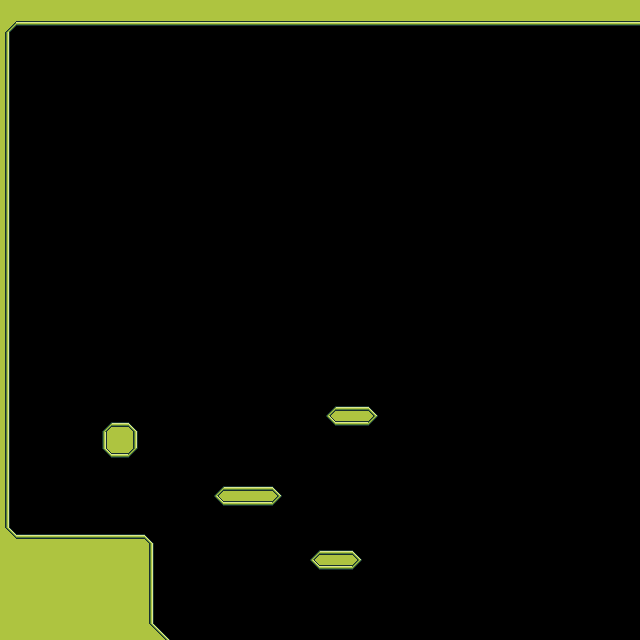

Rendered tile map (Tiled .tmx) drawn with the repository's tilesets; below, a short description and the map source with its tile grids summarised:
An orthogonal 40x40 tile map with 16x16 px tiles, 1 tile layer (main), 2 tilesets and 20 objects (player).

<map version="1.5" tiledversion="1.7.2" orientation="orthogonal" renderorder="right-down" width="40" height="40" tilewidth="16" tileheight="16" infinite="0" nextlayerid="3" nextobjectid="2">
 <editorsettings>
  <export target="../assets/levels/level1.json" format="json" />
 </editorsettings>
 <tileset firstgid="1" name="main" tilewidth="16" tileheight="16" tilecount="48" columns="8">
  <image source="../assets/tilesets/main_tileset.png" width="128" height="80" />
  <tile id="0">
   <properties>
    <property name="collides" type="bool" value="true" />
   </properties>
   <objectgroup draworder="index" id="2">
    <object id="2" x="15.9079" y="6.04655">
     <polygon points="0.155705,-0.0778526 -9.86133,9.96513 0.155705,9.99108" />
    </object>
   </objectgroup>
  </tile>
  <tile id="1">
   <properties>
    <property name="collides" type="bool" value="true" />
   </properties>
   <objectgroup draworder="index" id="2">
    <object id="2" x="0" y="5.9687" width="16.0636" height="10.0689" />
   </objectgroup>
  </tile>
  <tile id="2">
   <properties>
    <property name="collides" type="bool" value="true" />
   </properties>
   <objectgroup draworder="index" id="2">
    <object id="2" x="0.0259509" y="6.0725">
     <polygon points="0,0 9.93918,9.86133 0.0778526,9.93918" />
    </object>
   </objectgroup>
  </tile>
  <tile id="3">
   <properties>
    <property name="collides" type="bool" value="true" />
   </properties>
   <objectgroup draworder="index" id="2">
    <object id="1" x="15.9338" y="9.99108">
     <polygon points="0,0 -5.81299,5.9687 -15.9338,6.00892 -15.9338,-9.99108 0.0661747,-9.99108" />
    </object>
   </objectgroup>
  </tile>
  <tile id="4">
   <properties>
    <property name="collides" type="bool" value="true" />
   </properties>
   <objectgroup draworder="index" id="2">
    <object id="1" x="0.0519017" y="10.1208">
     <polygon points="0,0 5.86489,5.81299 15.9481,5.87917 15.9481,-10.1208 -0.0519017,-10.1208" />
    </object>
   </objectgroup>
  </tile>
  <tile id="5">
   <properties>
    <property name="collides" type="bool" value="true" />
   </properties>
   <objectgroup draworder="index" id="2">
    <object id="1" x="0" y="10.2595">
     <polygon points="0,0 5.83894,5.76109 15.8819,5.73514 15.8041,-10.2765 -0.0519017,-10.2246" />
    </object>
   </objectgroup>
  </tile>
  <tile id="8">
   <properties>
    <property name="collides" type="bool" value="true" />
   </properties>
   <objectgroup draworder="index" id="2">
    <object id="1" x="5.94275" y="0" width="10.0573" height="16" />
   </objectgroup>
  </tile>
  <tile id="9">
   <properties>
    <property name="collides" type="bool" value="true" />
   </properties>
   <objectgroup draworder="index" id="2">
    <object id="1" x="0" y="0" width="16" height="16" />
   </objectgroup>
  </tile>
  <tile id="10">
   <properties>
    <property name="collides" type="bool" value="true" />
   </properties>
   <objectgroup draworder="index" id="2">
    <object id="2" x="0.129754" y="0" width="9.93918" height="16.0117" />
   </objectgroup>
  </tile>
  <tile id="11">
   <properties>
    <property name="collides" type="bool" value="true" />
   </properties>
   <objectgroup draworder="index" id="2">
    <object id="1" x="10.017" y="0.0519017">
     <polygon points="0,0 5.9168,5.94275 5.98297,15.9481 -10.017,15.9481 -10.017,-0.0519017" />
    </object>
   </objectgroup>
  </tile>
  <tile id="12">
   <properties>
    <property name="collides" type="bool" value="false" />
   </properties>
   <objectgroup draworder="index" id="2">
    <object id="1" x="0.103803" y="5.99465">
     <polygon points="0,0 5.76109,-5.99465 15.8962,-5.99465 15.8962,10.0054 -0.103803,10.0054" />
    </object>
   </objectgroup>
  </tile>
  <tile id="13">
   <properties>
    <property name="collides" type="bool" value="true" />
   </properties>
   <objectgroup draworder="index" id="2">
    <object id="1" x="5" y="0" width="11" height="16" />
   </objectgroup>
  </tile>
  <tile id="16">
   <properties>
    <property name="collides" type="bool" value="true" />
   </properties>
   <objectgroup draworder="index" id="2">
    <object id="1" x="6.1244" y="0.0519017">
     <polygon points="0,0 9.88728,9.91323 9.8756,-0.0519017" />
    </object>
   </objectgroup>
  </tile>
  <tile id="17">
   <properties>
    <property name="collides" type="bool" value="true" />
   </properties>
   <objectgroup draworder="index" id="2">
    <object id="2" x="0.0259509" y="0.0259509" width="15.9857" height="10.043" />
   </objectgroup>
  </tile>
  <tile id="18">
   <properties>
    <property name="collides" type="bool" value="true" />
   </properties>
   <objectgroup draworder="index" id="2">
    <object id="2" x="9.99108" y="-0.0259509">
     <polygon points="0,0 -9.96513,10.043 -9.96513,0.0519017" />
    </object>
   </objectgroup>
  </tile>
  <tile id="19">
   <properties>
    <property name="collides" type="bool" value="true" />
   </properties>
   <objectgroup draworder="index" id="2">
    <object id="1" x="0" y="0" width="16" height="16" />
    <object id="2" x="10.043" y="0.103803">
     <polygon points="0,0 5.9168,5.86489 5.95702,15.8962 -10.043,15.8962 -10.043,-0.103803" />
    </object>
   </objectgroup>
  </tile>
  <tile id="20">
   <properties>
    <property name="collides" type="bool" value="true" />
   </properties>
   <objectgroup draworder="index" id="2">
    <object id="2" x="0" y="5" width="16" height="11" />
   </objectgroup>
  </tile>
  <tile id="21">
   <properties>
    <property name="collides" type="bool" value="true" />
   </properties>
   <objectgroup draworder="index" id="3">
    <object id="2" x="5.9168" y="0.0519017">
     <polygon points="0,0 -5.89084,5.9168 -5.86489,15.8819 10.017,15.8819 10.0832,-0.0519017" />
    </object>
   </objectgroup>
  </tile>
  <wangsets>
   <wangset name="test1" type="corner" tile="-1">
    <wangcolor name="" color="#ff0000" tile="-1" probability="1" />
    <wangtile tileid="0" wangid="0,0,0,1,0,0,0,0" />
    <wangtile tileid="1" wangid="0,0,0,1,0,1,0,0" />
    <wangtile tileid="2" wangid="0,0,0,0,0,1,0,0" />
    <wangtile tileid="3" wangid="0,1,0,0,0,1,0,1" />
    <wangtile tileid="4" wangid="0,1,0,1,0,0,0,1" />
    <wangtile tileid="8" wangid="0,1,0,1,0,0,0,0" />
    <wangtile tileid="9" wangid="0,1,0,1,0,1,0,1" />
    <wangtile tileid="10" wangid="0,0,0,0,0,1,0,1" />
    <wangtile tileid="11" wangid="0,0,0,1,0,1,0,1" />
    <wangtile tileid="12" wangid="0,1,0,1,0,1,0,0" />
    <wangtile tileid="16" wangid="0,1,0,0,0,0,0,0" />
    <wangtile tileid="17" wangid="0,1,0,0,0,0,0,1" />
    <wangtile tileid="18" wangid="0,0,0,0,0,0,0,1" />
   </wangset>
  </wangsets>
 </tileset>
 <tileset firstgid="49" name="characters_packed" tilewidth="24" tileheight="24" tilecount="27" columns="9">
  <image source="../assets/tilesets/characters_packed.png" width="216" height="72" />
 </tileset>
 <layer id="1" name="main" width="40" height="40">
  <data>[1600 cells, 217 non-empty, 11 distinct tile ids]</data>
 </layer>
 <objectgroup id="2" name="player">
  <object id="1" name="player" gid="58" x="43.3333" y="531" width="24" height="24" />
 </objectgroup>
</map>
